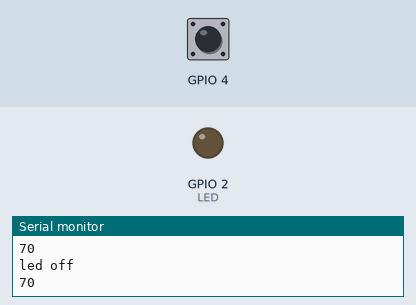
A sketch run on a simulated ESP32. Shown: output pins drawn as LEDs (lit = HIGH), the last lines printed to the serial monitor. Inputs (shaded band) come from the test bench; at power-on: GPIO 4 HIGH.

Above: at 2.2 s.
2.3 s: GPIO 4 pulled LOW for 1 s
At 3.8 s:
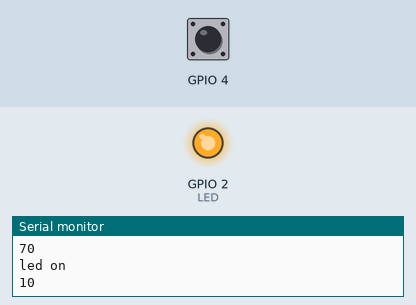
5.5 s: GPIO 4 pulled LOW for 3.2 s
At 9.8 s:
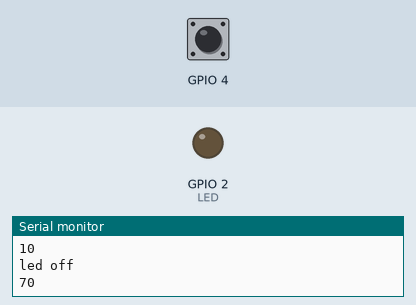
Timing chart, 0 to 11.3 s (numbered marks = the images above; inputs shaded):
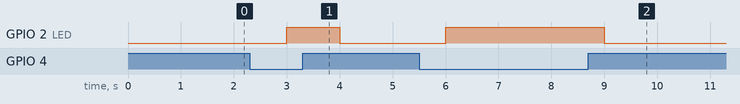

The sketch:

touch_onboard_led.ino
```cpp
// ESP32 Touch Test
// Just test touch pin - Touch0 is T0 which is on GPIO 4.
#define LED 2
void setup() {
  Serial.begin(115200);
  pinMode(LED,OUTPUT);
  delay(1000); // give me time to bring up serial monitor
  Serial.println("ESP32 Touch Test");
}

void loop() {
  Serial.println(touchRead(4));  // get value of Touch 0 pin = GPIO 4
  delay(1000);
  if(touchRead(4)<20)
  {
    digitalWrite(LED,HIGH);
      Serial.println("led on");
  }
  else
  {
    digitalWrite(LED,LOW);
      Serial.println("led off");
  }
}
```

Measured:
- after the input at 2.3 s, GPIO 2 (LED): LOW → HIGH after 0.70 s, → LOW 1.0 s later
- after the input at 5.5 s, GPIO 2 (LED): LOW → HIGH after 0.50 s, → LOW 3.0 s later
